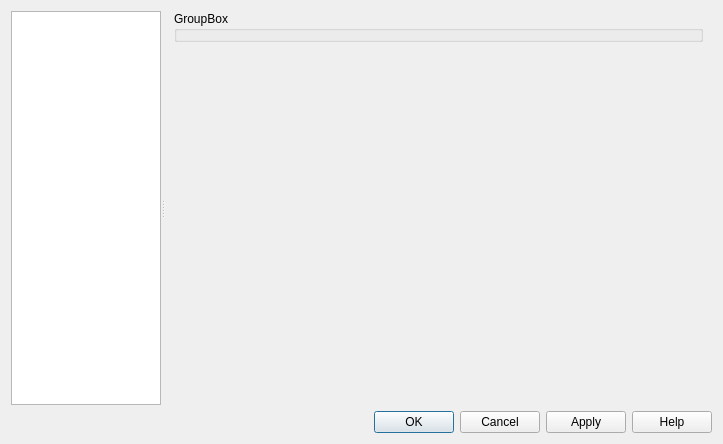
<?xml version="1.0" encoding="UTF-8"?>
<ui version="4.0">
 <class>QgsOpstionDialogTemplate</class>
 <widget class="QDialog" name="QgsOpstionDialogTemplate">
  <property name="geometry">
   <rect>
    <x>0</x>
    <y>0</y>
    <width>723</width>
    <height>444</height>
   </rect>
  </property>
  <property name="minimumSize">
   <size>
    <width>700</width>
    <height>0</height>
   </size>
  </property>
  <property name="windowTitle">
   <string>Options Dialog Template</string>
  </property>
  <layout class="QVBoxLayout" name="verticalLayout">
   <item>
    <widget class="QSplitter" name="mOptionsSplitter">
     <property name="orientation">
      <enum>Qt::Horizontal</enum>
     </property>
     <property name="childrenCollapsible">
      <bool>false</bool>
     </property>
     <widget class="QFrame" name="mOptionsListFrame">
      <property name="minimumSize">
       <size>
        <width>0</width>
        <height>0</height>
       </size>
      </property>
      <property name="frameShape">
       <enum>QFrame::NoFrame</enum>
      </property>
      <property name="frameShadow">
       <enum>QFrame::Raised</enum>
      </property>
      <layout class="QVBoxLayout" name="verticalLayout_2">
       <property name="margin">
        <number>0</number>
       </property>
       <item>
        <widget class="QListWidget" name="mOptionsListWidget">
         <property name="minimumSize">
          <size>
           <width>58</width>
           <height>0</height>
          </size>
         </property>
         <property name="maximumSize">
          <size>
           <width>150</width>
           <height>16777215</height>
          </size>
         </property>
         <property name="horizontalScrollBarPolicy">
          <enum>Qt::ScrollBarAlwaysOff</enum>
         </property>
         <property name="editTriggers">
          <set>QAbstractItemView::NoEditTriggers</set>
         </property>
         <property name="iconSize">
          <size>
           <width>32</width>
           <height>32</height>
          </size>
         </property>
         <property name="textElideMode">
          <enum>Qt::ElideNone</enum>
         </property>
         <property name="resizeMode">
          <enum>QListView::Adjust</enum>
         </property>
         <property name="wordWrap">
          <bool>true</bool>
         </property>
        </widget>
       </item>
      </layout>
     </widget>
     <widget class="QFrame" name="mOptionsFrame">
      <property name="sizePolicy">
       <sizepolicy hsizetype="Expanding" vsizetype="Preferred">
        <horstretch>1</horstretch>
        <verstretch>0</verstretch>
       </sizepolicy>
      </property>
      <property name="frameShape">
       <enum>QFrame::NoFrame</enum>
      </property>
      <property name="frameShadow">
       <enum>QFrame::Raised</enum>
      </property>
      <layout class="QVBoxLayout" name="verticalLayout_3">
       <property name="margin">
        <number>0</number>
       </property>
       <item>
        <widget class="QStackedWidget" name="mOptionsStackedWidget">
         <property name="sizePolicy">
          <sizepolicy hsizetype="Expanding" vsizetype="Expanding">
           <horstretch>0</horstretch>
           <verstretch>0</verstretch>
          </sizepolicy>
         </property>
         <property name="currentIndex">
          <number>0</number>
         </property>
         <widget class="QWidget" name="mOptsPage_01">
          <layout class="QVBoxLayout" name="verticalLayout_14">
           <property name="margin">
            <number>0</number>
           </property>
           <item>
            <widget class="QScrollArea" name="scrollArea">
             <property name="frameShape">
              <enum>QFrame::NoFrame</enum>
             </property>
             <property name="widgetResizable">
              <bool>true</bool>
             </property>
             <widget class="QWidget" name="scrollAreaWidgetContents">
              <property name="geometry">
               <rect>
                <x>0</x>
                <y>0</y>
                <width>550</width>
                <height>397</height>
               </rect>
              </property>
              <layout class="QVBoxLayout" name="verticalLayout_13">
               <property name="topMargin">
                <number>0</number>
               </property>
               <property name="bottomMargin">
                <number>0</number>
               </property>
               <item>
                <widget class="QGroupBox" name="groupBox">
                 <property name="title">
                  <string>GroupBox</string>
                 </property>
                </widget>
               </item>
               <item>
                <spacer name="verticalSpacer">
                 <property name="orientation">
                  <enum>Qt::Vertical</enum>
                 </property>
                 <property name="sizeHint" stdset="0">
                  <size>
                   <width>20</width>
                   <height>40</height>
                  </size>
                 </property>
                </spacer>
               </item>
              </layout>
             </widget>
            </widget>
           </item>
          </layout>
         </widget>
        </widget>
       </item>
      </layout>
     </widget>
    </widget>
   </item>
   <item>
    <widget class="QFrame" name="mButtonBoxFrame">
     <property name="sizePolicy">
      <sizepolicy hsizetype="Preferred" vsizetype="Maximum">
       <horstretch>0</horstretch>
       <verstretch>0</verstretch>
      </sizepolicy>
     </property>
     <property name="frameShape">
      <enum>QFrame::NoFrame</enum>
     </property>
     <property name="frameShadow">
      <enum>QFrame::Raised</enum>
     </property>
     <layout class="QHBoxLayout" name="horizontalLayout">
      <property name="margin">
       <number>0</number>
      </property>
      <item>
       <widget class="QDialogButtonBox" name="buttonBox">
        <property name="orientation">
         <enum>Qt::Horizontal</enum>
        </property>
        <property name="standardButtons">
         <set>QDialogButtonBox::Apply|QDialogButtonBox::Cancel|QDialogButtonBox::Help|QDialogButtonBox::Ok</set>
        </property>
       </widget>
      </item>
     </layout>
    </widget>
   </item>
  </layout>
 </widget>
 <resources>
  <include location="resources.qrc"/>
 </resources>
 <connections>
  <connection>
   <sender>mOptionsListWidget</sender>
   <signal>currentRowChanged(int)</signal>
   <receiver>mOptionsStackedWidget</receiver>
   <slot>setCurrentIndex(int)</slot>
   <hints>
    <hint type="sourcelabel">
     <x>86</x>
     <y>325</y>
    </hint>
    <hint type="destinationlabel">
     <x>794</x>
     <y>14</y>
    </hint>
   </hints>
  </connection>
 </connections>
</ui>
